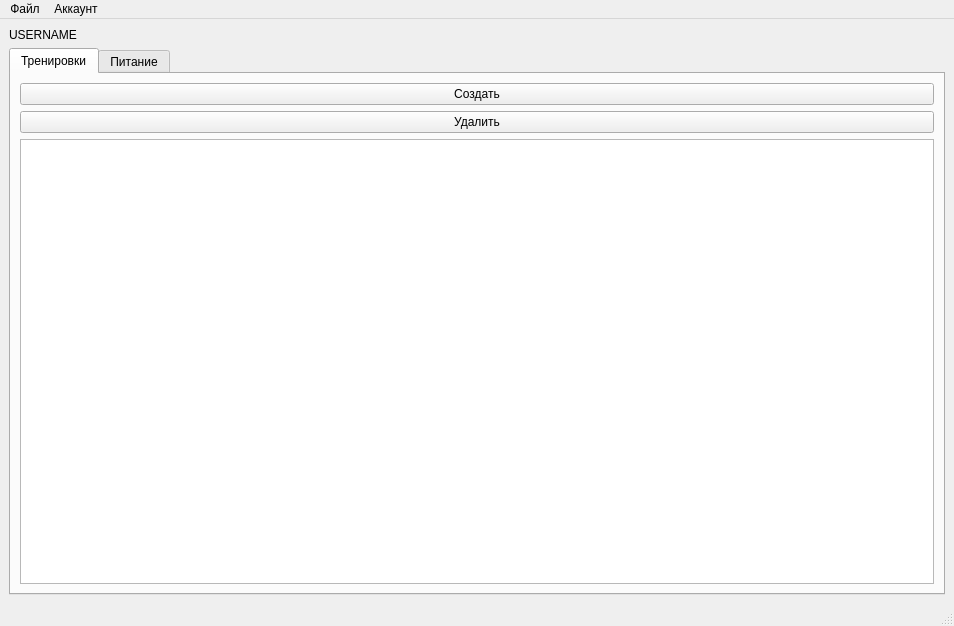
<?xml version="1.0" encoding="UTF-8"?>
<ui version="4.0">
 <class>MainWindow</class>
 <widget class="QMainWindow" name="MainWindow">
  <property name="geometry">
   <rect>
    <x>0</x>
    <y>0</y>
    <width>954</width>
    <height>626</height>
   </rect>
  </property>
  <property name="windowTitle">
   <string>MainWindow</string>
  </property>
  <widget class="QWidget" name="centralwidget">
   <layout class="QVBoxLayout" name="verticalLayout">
    <item>
     <widget class="QLabel" name="login_title">
      <property name="minimumSize">
       <size>
        <width>0</width>
        <height>0</height>
       </size>
      </property>
      <property name="text">
       <string>USERNAME</string>
      </property>
     </widget>
    </item>
    <item>
     <widget class="QTabWidget" name="tabWidget">
      <property name="currentIndex">
       <number>0</number>
      </property>
      <widget class="QWidget" name="workout">
       <attribute name="title">
        <string>Тренировки</string>
       </attribute>
       <layout class="QVBoxLayout" name="verticalLayout_2">
        <item>
         <widget class="QPushButton" name="create_button_workout">
          <property name="text">
           <string>Создать</string>
          </property>
         </widget>
        </item>
        <item>
         <widget class="QPushButton" name="delete_button_workput">
          <property name="text">
           <string>Удалить</string>
          </property>
         </widget>
        </item>
        <item>
         <widget class="QListWidget" name="workout_list"/>
        </item>
       </layout>
      </widget>
      <widget class="QWidget" name="food">
       <attribute name="title">
        <string>Питание</string>
       </attribute>
       <layout class="QVBoxLayout" name="verticalLayout_4">
        <item>
         <widget class="QPushButton" name="create_button_food">
          <property name="text">
           <string>Создать</string>
          </property>
         </widget>
        </item>
        <item>
         <widget class="QPushButton" name="delete_button_food">
          <property name="text">
           <string>Удалить</string>
          </property>
         </widget>
        </item>
        <item>
         <widget class="QListWidget" name="food_list"/>
        </item>
       </layout>
      </widget>
     </widget>
    </item>
   </layout>
  </widget>
  <widget class="QMenuBar" name="menubar">
   <property name="geometry">
    <rect>
     <x>0</x>
     <y>0</y>
     <width>954</width>
     <height>22</height>
    </rect>
   </property>
   <widget class="QMenu" name="file">
    <property name="title">
     <string>Файл</string>
    </property>
    <addaction name="save"/>
    <addaction name="load"/>
   </widget>
   <widget class="QMenu" name="account">
    <property name="title">
     <string>Аккаунт</string>
    </property>
    <addaction name="account_create"/>
    <addaction name="account_login"/>
    <addaction name="account_exit"/>
   </widget>
   <addaction name="file"/>
   <addaction name="account"/>
  </widget>
  <widget class="QStatusBar" name="statusbar"/>
  <action name="save">
   <property name="text">
    <string>Сохранить</string>
   </property>
  </action>
  <action name="load">
   <property name="text">
    <string>Загрузить</string>
   </property>
  </action>
  <action name="action_3">
   <property name="text">
    <string>Создать</string>
   </property>
  </action>
  <action name="action_4">
   <property name="text">
    <string>Удалить</string>
   </property>
  </action>
  <action name="account_login">
   <property name="text">
    <string>Войти</string>
   </property>
  </action>
  <action name="account_exit">
   <property name="text">
    <string>Выйти</string>
   </property>
  </action>
  <action name="action_Cjplfnm">
   <property name="text">
    <string> Cjplfnm</string>
   </property>
  </action>
  <action name="account_create">
   <property name="text">
    <string>Создать</string>
   </property>
  </action>
 </widget>
 <resources/>
 <connections/>
</ui>
